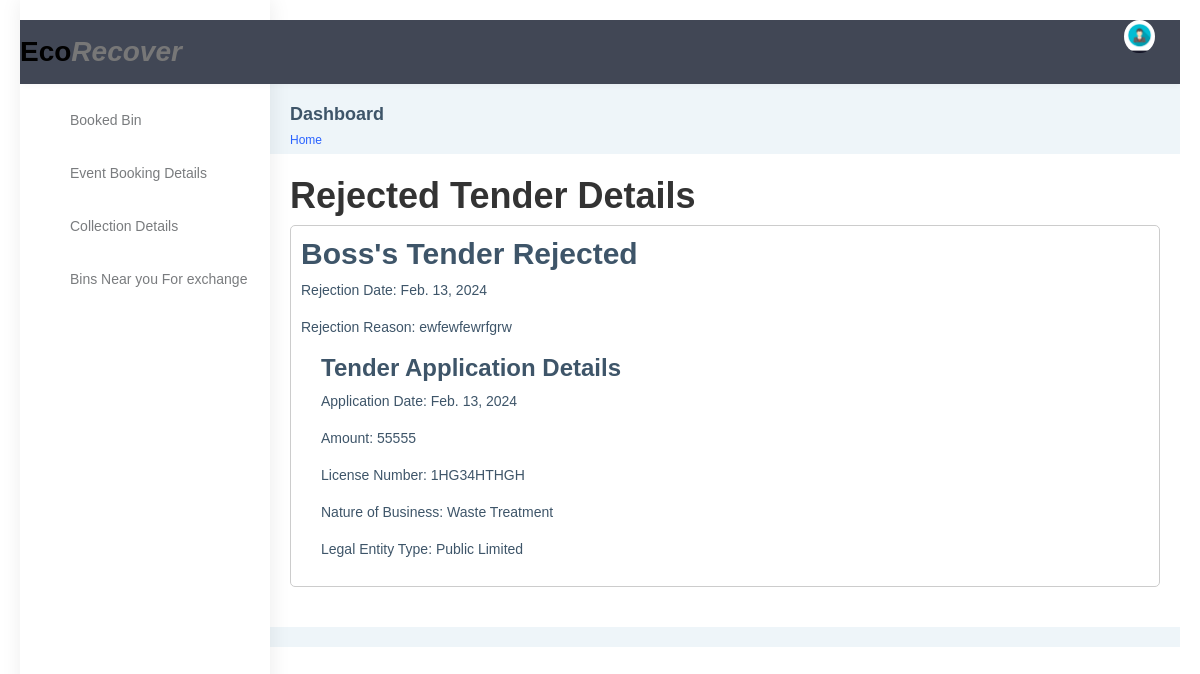
The app's page /rejected-tenders/, older data.
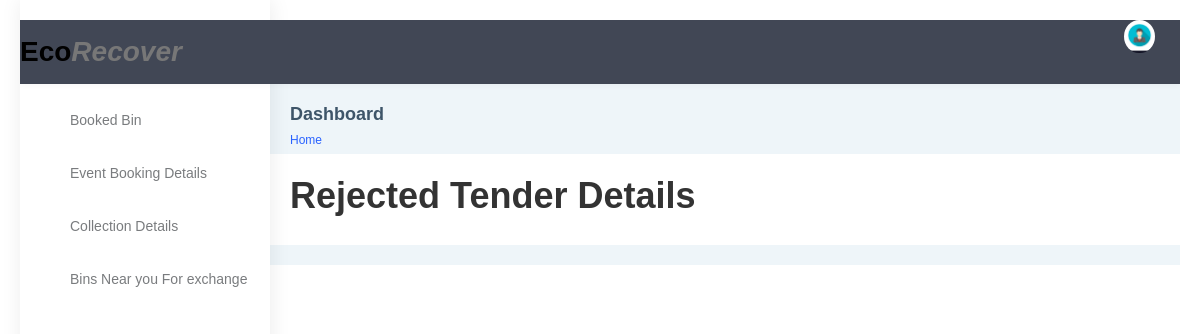
The same page, newer data.
### app322/models.py (models this page shows, shortened)
class RejectedTender(models.Model):
    registration = models.OneToOneField(CompanyApplyForTender, on_delete=models.CASCADE, primary_key=True)
    rejection_date = models.DateField(auto_now_add=True)
    rejection_reason = models.TextField()

class CompanyApplyForTender(models.Model):
    user = models.ForeignKey(User, on_delete=models.CASCADE)
    tender = models.ForeignKey(Tender, on_delete=models.CASCADE)
    application_date = models.DateField(auto_now_add=True)
    amount = models.PositiveIntegerField()
    license_number = models.CharField(max_length=50)
    nature_of_business = models.CharField(max_length=50)
    legal_entity_type = models.CharField(max_length=50)
    approved = models.BooleanField(default=False)
    rejected = models.BooleanField(default=False)

### app322/views.py (the view)
# urls.py: path('rejected-tenders/', rejected_tender_details, name='rejected_tender_details'),
def rejected_tender_details(request):
    rejected_tenders = RejectedTender.objects.all()
    return render(request, 'main/company/rejected_tender.html', {'rejected_tenders': rejected_tenders})

### templates/main/company/rejected_tender.html (shortened to what this page needs)
{% extends "base.html" %}
{% block content %}
<html lang="en">
<head>
</head>
<body>
    <h1>Rejected Tender Details</h1>
    {% for rejected_tender in rejected_tenders %}
        <div class="rejected-tender">
            <h2>{{ rejected_tender.registration.user.username }}'s Tender Rejected</h2>
            <p>Rejection Date: {{ rejected_tender.rejection_date }}</p>
            <p>Rejection Reason: {{ rejected_tender.rejection_reason }}</p>
            <div class="tender-application">
                <h3>Tender Application Details</h3>
                <p>Application Date: {{ rejected_tender.registration.application_date }}</p>
                <p>Amount: {{ rejected_tender.registration.amount }}</p>
                <p>License Number: {{ rejected_tender.registration.license_number }}</p>
                <p>Nature of Business: {{ rejected_tender.registration.nature_of_business }}</p>
                <p>Legal Entity Type: {{ rejected_tender.registration.legal_entity_type }}</p>
            </div>
        </div>
    {% endfor %}
</body>
{% endblock  %}

Row changes from the older to the newer data that the page shows:
removed RejectedTender: registration.user.username "Boss", rejection_date "Feb. 13, 2024", rejection_reason "ewfewfewrfgrw", registration.application_date "Feb. 13, 2024", registration.amount "55555", registration.license_number "1HG34HTHGH", registration.nature_of_business "Waste Treatment", registration.legal_entity_type "Public Limited"
